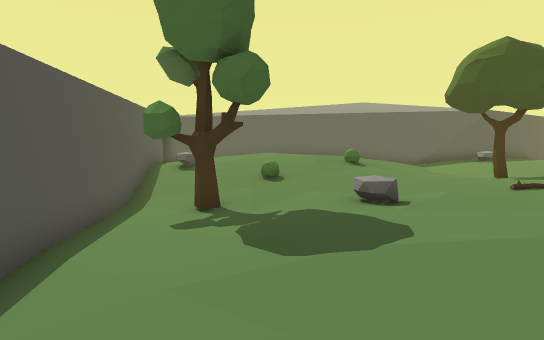
[1] (above)

15 first-person views from a walk through a scene from a Unity 3-D project. The camera is 1.4 m above the floor, tilts 6° down and sees 80° across. The floor is counted in squares, 1 m on a side. Each view is taken from the middle of a square. On the plan, view 1 faces up. The plan holds only what a view shows up to about 15 squares ahead; the rest is blank. The place goes on beyond the plan.

[2]
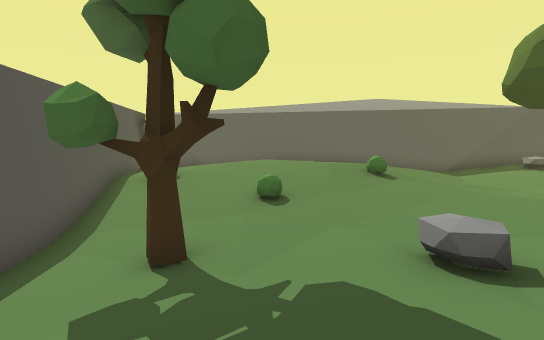

[3]
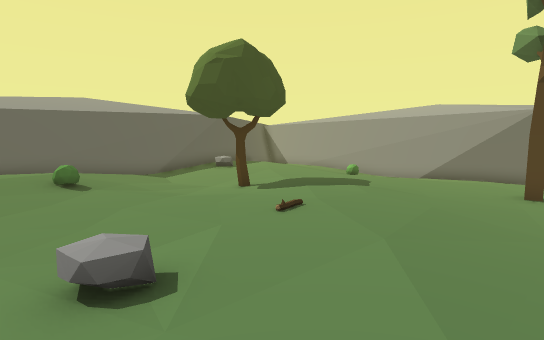

[4]
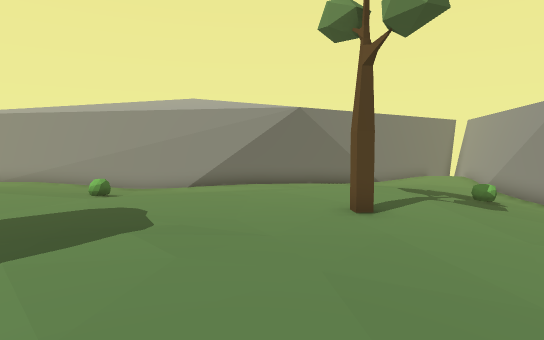

[5]
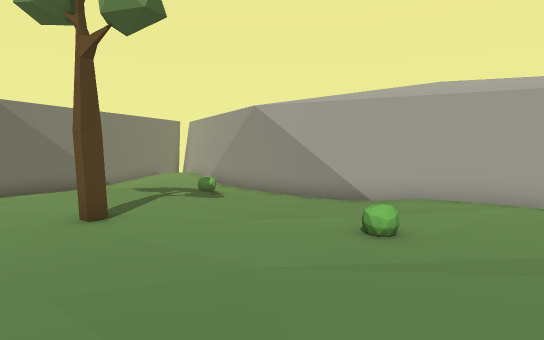

[6]
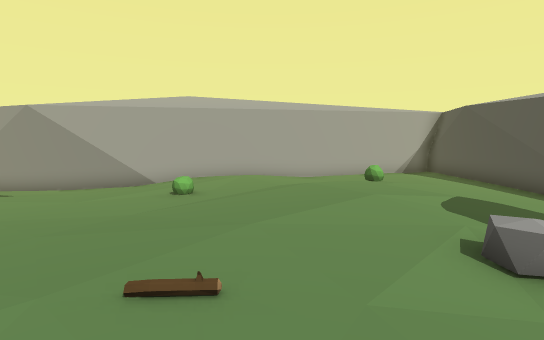

[7]
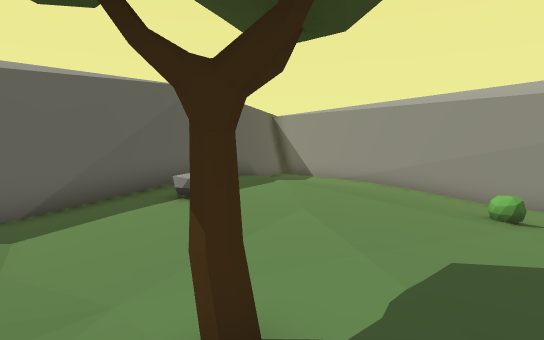

[8]
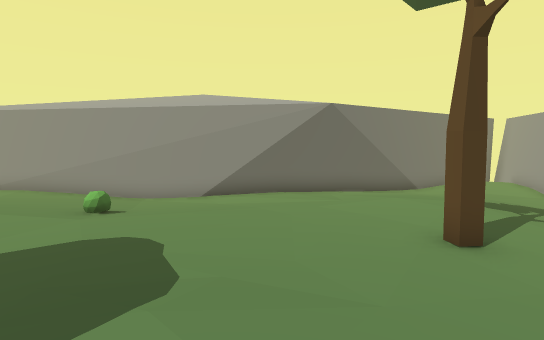

[9]
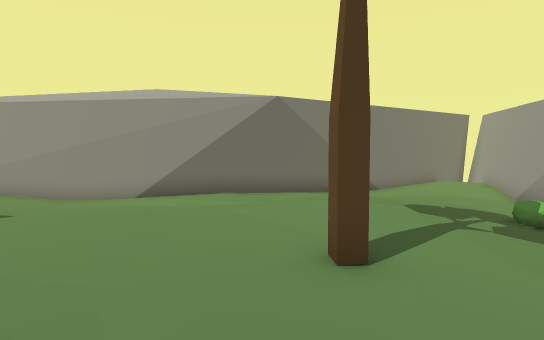

[10]
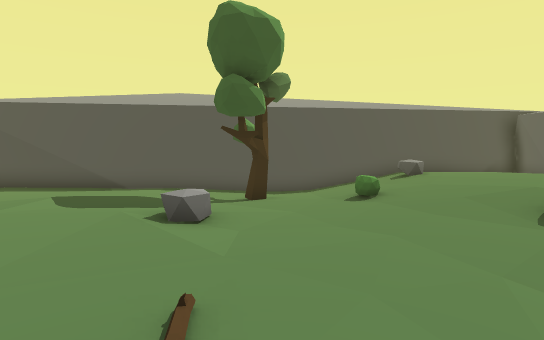

[11]
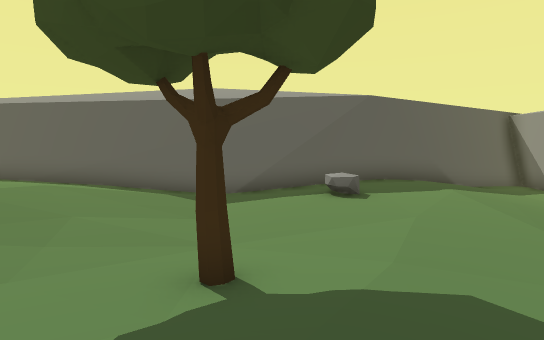

[12]
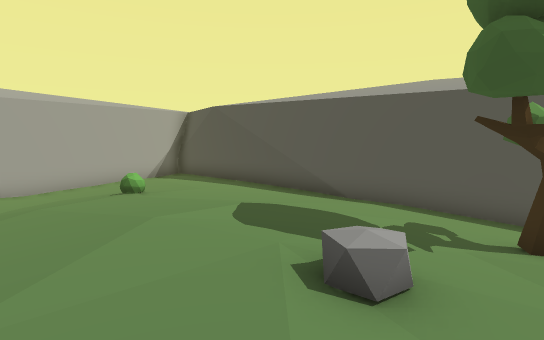

[13]
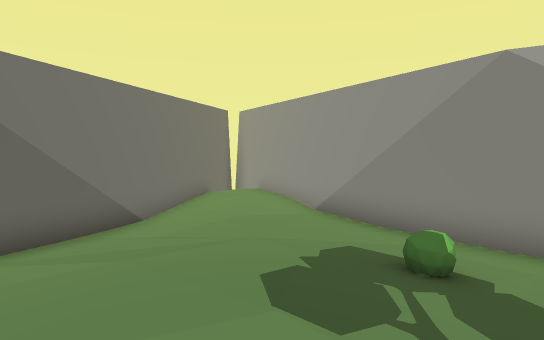

[14]
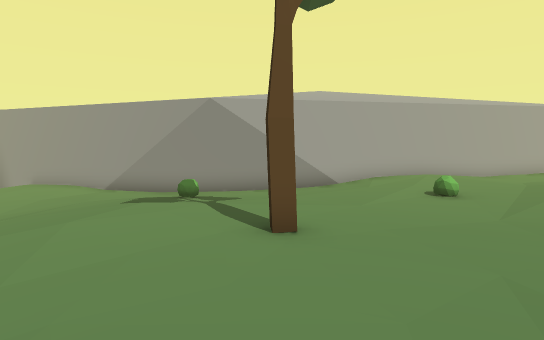

[15]
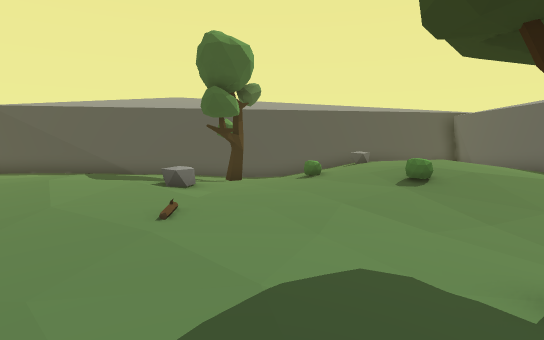

### Floor plan
Key: @ floor where view 1 was taken; # wall or solid block; . main floor; : floor 0.25 m higher than the main floor; - floor 0.25 m lower than the main floor; + floor 0.5 m higher than the main floor; _ floor 0.5 m lower than the main floor; < floor 0.75 m lower than the main floor; / step, stairs or slope; = window, fence, low wall or low ledge; R rock; T tree; B bush.
Columns run from 6 left of view 1 to 23 right of it. Each row starts with its distance up from view 1.
 21                        ###
 20                      ###-#
 19                    ###---#
 18 ####################../--#
 17 #      ::::......:::://--#
 16 #     /+++:://.../:::/---#
 15 #: :++++++///--...::.//-_#
 14 ##::++++++///---.....//-_#
 13  #R/:++++///.---.....//__#
 12  #//////////.-T......///_#
 11  #///////::.........-B__<#
 10  #/////..:::........-/___#
  9  ##_/-....::::::.....//__#
  8   #_T-....::::::.....--__#
  7   #_TT-./.::::::.....---_#
  6   #---../::::::......---_##
  5   #--...:::::.........//_##
  4   ##-..:::::......T..../__#
  3    #-./:::::...........//_#
  2    #-../::::...--.....///_##
  1    #-...:::/.//.---/-/--__<#
  0    #..@.:./....----///-____##
 -1    #...../.....---___/______##
 -2    #....---....--___________/#
 -3    #-...---..#############___#
 -4    #--.--######          ####=
 -5    #######

Positions as (right, up) in squares from view 1, and headings:
1: (0, 0), facing up
2: (0, 3), facing up
3: (1, 3), facing up-right
4: (5, 6), facing right
5: (5, 6), facing down-right
6: (5, 10), facing down
7: (7, 10), facing up-right
8: (7, 7), facing right
9: (8, 5), facing right
10: (8, 8), facing left
11: (9, 8), facing up
12: (5, 8), facing down-left
13: (13, 4), facing down-right
14: (12, 9), facing down
15: (11, 9), facing left
